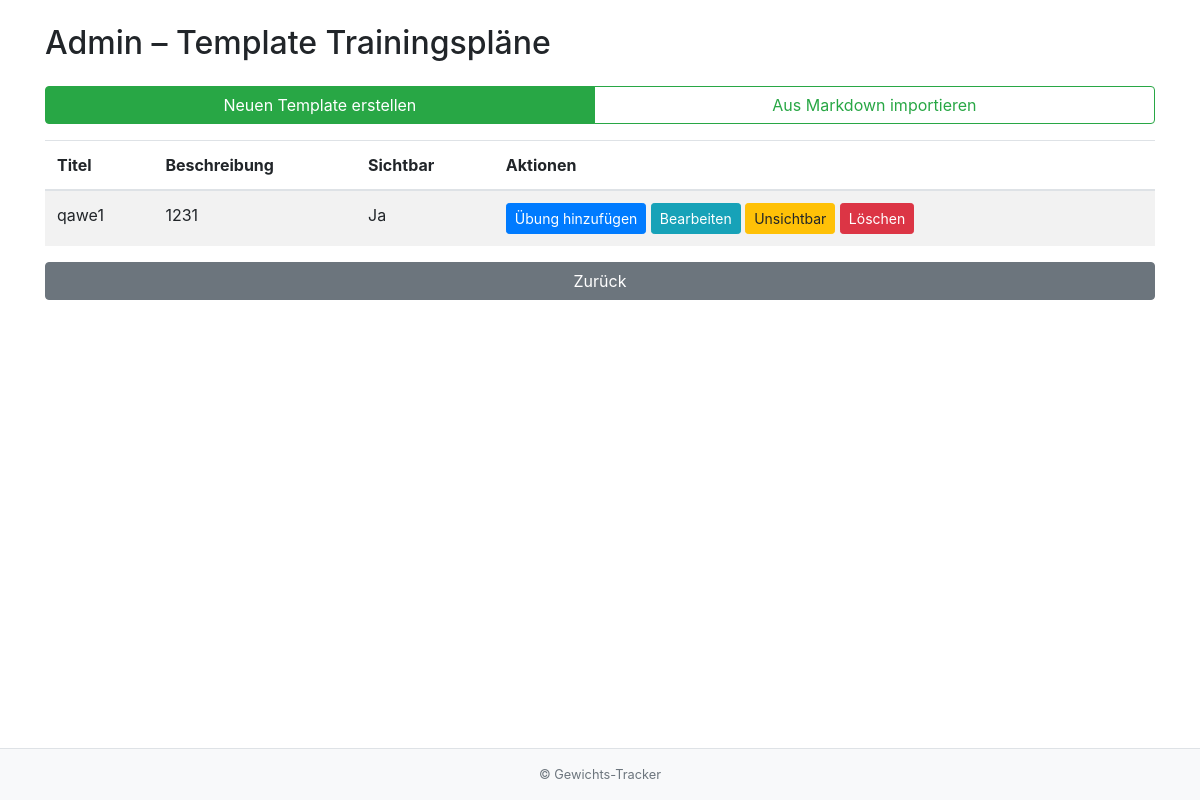
Before: /admin/template_plans (signed in) with the older database file.
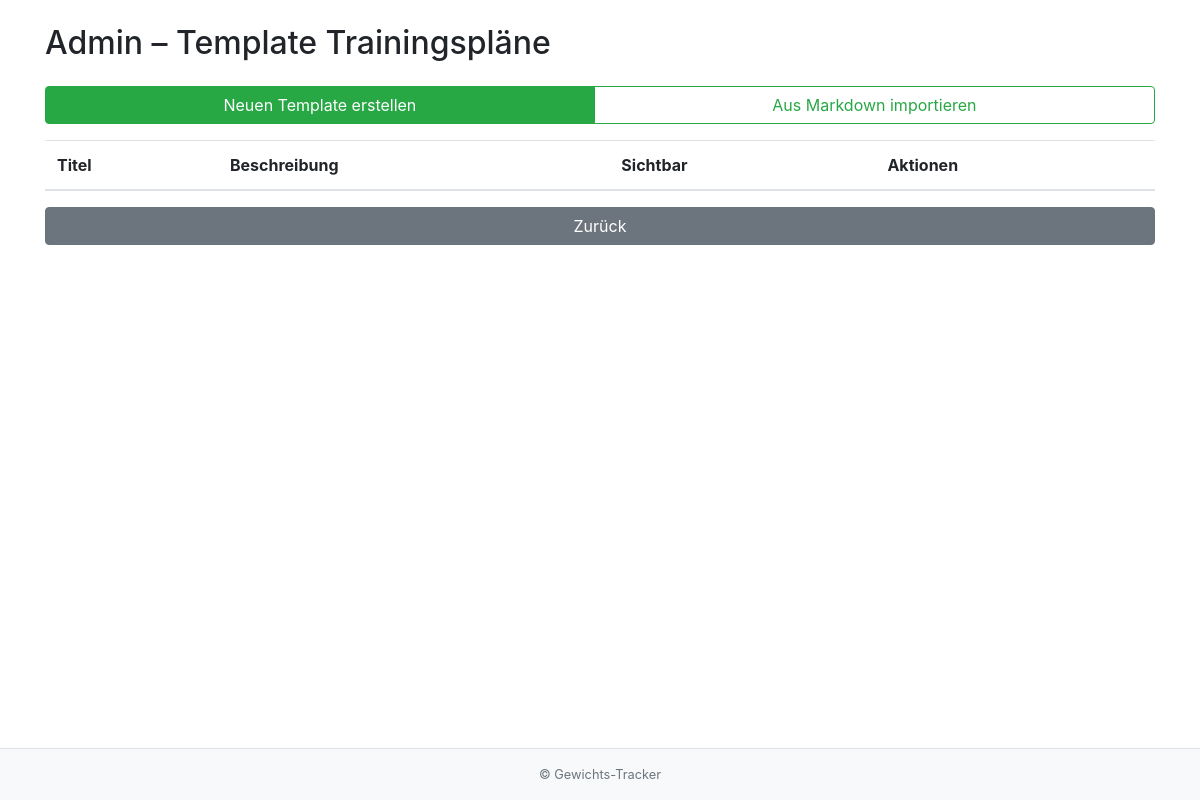
After: the same page with the newer database file.
### app.py (models this page shows)
class TemplateTrainingPlan(db.Model):
    id = db.Column(db.Integer, primary_key=True)
    title = db.Column(db.String(150), nullable=False)
    description = db.Column(db.String(300))
    creator_id = db.Column(db.Integer, db.ForeignKey('user.id'))  # Admin/Trainer, der die Vorlage erstellt
    is_visible = db.Column(db.Boolean, default=True)  # Sichtbarkeit
    exercises = db.relationship('TemplateExercise', backref='template_plan', lazy=True, cascade="all, delete-orphan")

### app.py (the view)
@app.route('/admin/template_plans')
@login_required
@trainer_or_admin_required
def admin_template_plans():
    templates = TemplateTrainingPlan.query.all()
    toggle_form = ToggleTemplateVisibilityForm()
    delete_tpl_form = DeleteTemplatePlanForm()
    return render_template('admin_template_plans.html', templates=templates, toggle_form=toggle_form, delete_tpl_form=delete_tpl_form)

### app.py
class ToggleTemplateVisibilityForm(FlaskForm):
    submit = SubmitField('Umschalten')

class DeleteTemplatePlanForm(FlaskForm):
    submit = SubmitField('Löschen')

### app.py (called while the page is built, shortened)
def _ensure_database_setup_once() -> None:
    if getattr(app, '_database_setup_ran', False):
        return

@app.context_processor
def inject_footer_pages():
    _ensure_database_setup_once()
    return {
        "footer_pages": FooterPage.query.all(),
        "footer_links": FooterLink.query.all(),
    }

@login_manager.user_loader
def load_user(user_id):
    return User.query.get(int(user_id))

def trainer_or_admin_required(f):
    from functools import wraps
    @wraps(f)
    def decorated_function(*args, **kwargs):
        if not (current_user.is_admin or current_user.is_trainer):
            abort(403)
        return f(*args, **kwargs)
    return decorated_function

### templates/admin_template_plans.html (shortened to what this page needs)
{% extends "base.html" %}
{% block content %}
  <div class="container">
    <h2 class="mb-4">Admin – Template Trainingspläne</h2>
    <div class="btn-group mb-3 btn-block" role="group">
      <a href="{{ url_for('create_template_plan') }}" class="btn btn-success">
        Neuen Template erstellen
      </a>
      <a href="{{ url_for('import_template_plan') }}" class="btn btn-outline-success">
        Aus Markdown importieren
      </a>
    </div>
    <table class="table table-striped">
      <thead>
        <tr>
          <th>Titel</th>
          <th>Beschreibung</th>
          <th>Sichtbar</th>
          <th>Aktionen</th>
        </tr>
      </thead>
      <tbody>
        {% for tpl in templates %}
          <tr>
            <td>{{ tpl.title }}</td>
            <td>{{ tpl.description }}</td>
            <td>{{ 'Ja' if tpl.is_visible else 'Nein' }}</td>
            <td>
              <a href="{{ url_for('add_exercise_to_template', template_plan_id=tpl.id) }}" class="btn btn-primary btn-sm">Übung hinzufügen</a>
              <a href="{{ url_for('edit_template_plan', template_plan_id=tpl.id) }}" class="btn btn-info btn-sm">Bearbeiten</a>
              <form action="{{ url_for('toggle_template_visibility', template_plan_id=tpl.id) }}" method="POST" style="display:inline;">
                {% if tpl.is_visible %}
                  {{ toggle_form.submit(class="btn btn-warning btn-sm", value='Unsichtbar') }}
                {% else %}
                  {{ toggle_form.submit(class="btn btn-warning btn-sm", value='Sichtbar') }}
                {% endif %}
              </form>
              <form action="{{ url_for('delete_template_plan', template_plan_id=tpl.id) }}" method="POST" style="display:inline;" onsubmit="return confirm('Template Trainingsplan wirklich löschen?');">
                {{ delete_tpl_form.submit(class="btn btn-danger btn-sm", value='Löschen') }}
              </form>
            </td>
          </tr>
        {% endfor %}
      </tbody>
    </table>
    <a href="{{ url_for('dashboard') }}" class="btn btn-secondary btn-block">Zurück</a>
  </div>
{% endblock %}

Changed rows visible on the page:
removed TemplateTrainingPlan: title "qawe1", description "1231", is_visible "Ja"
